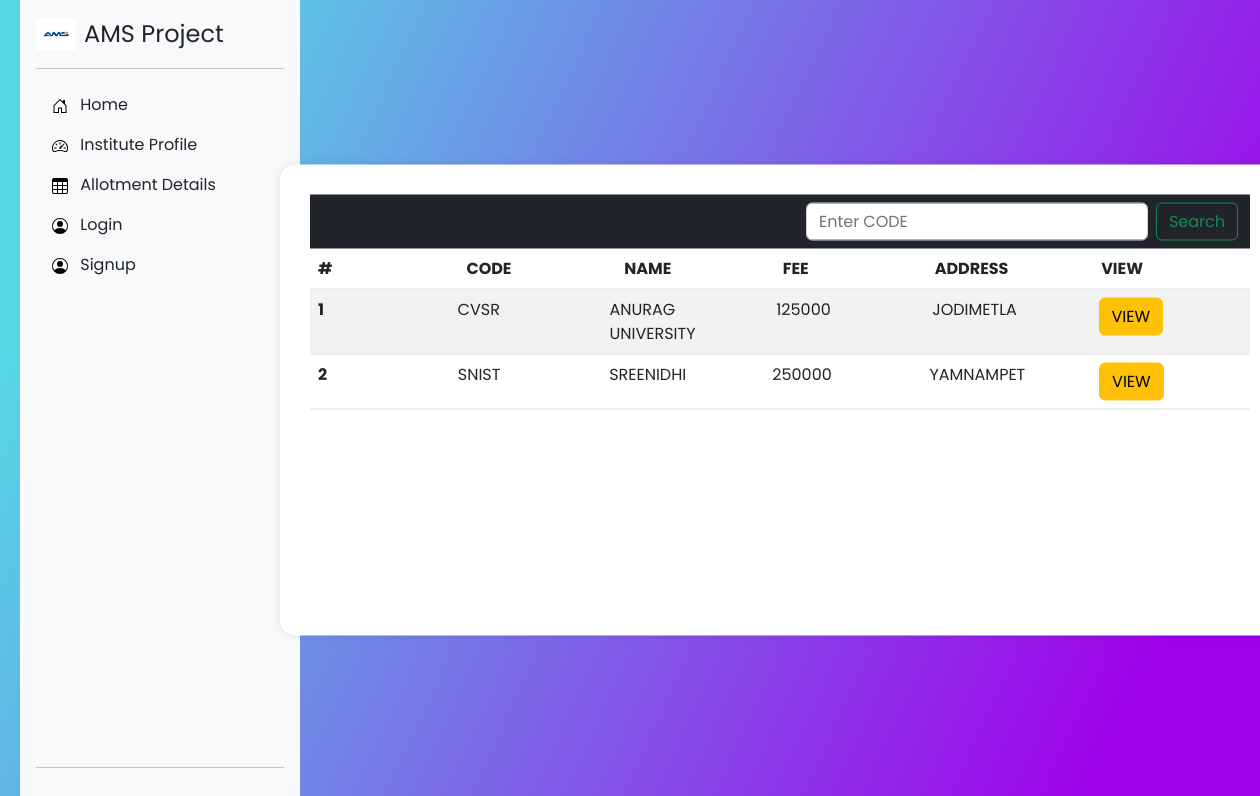
The app's page /institutions, older data.
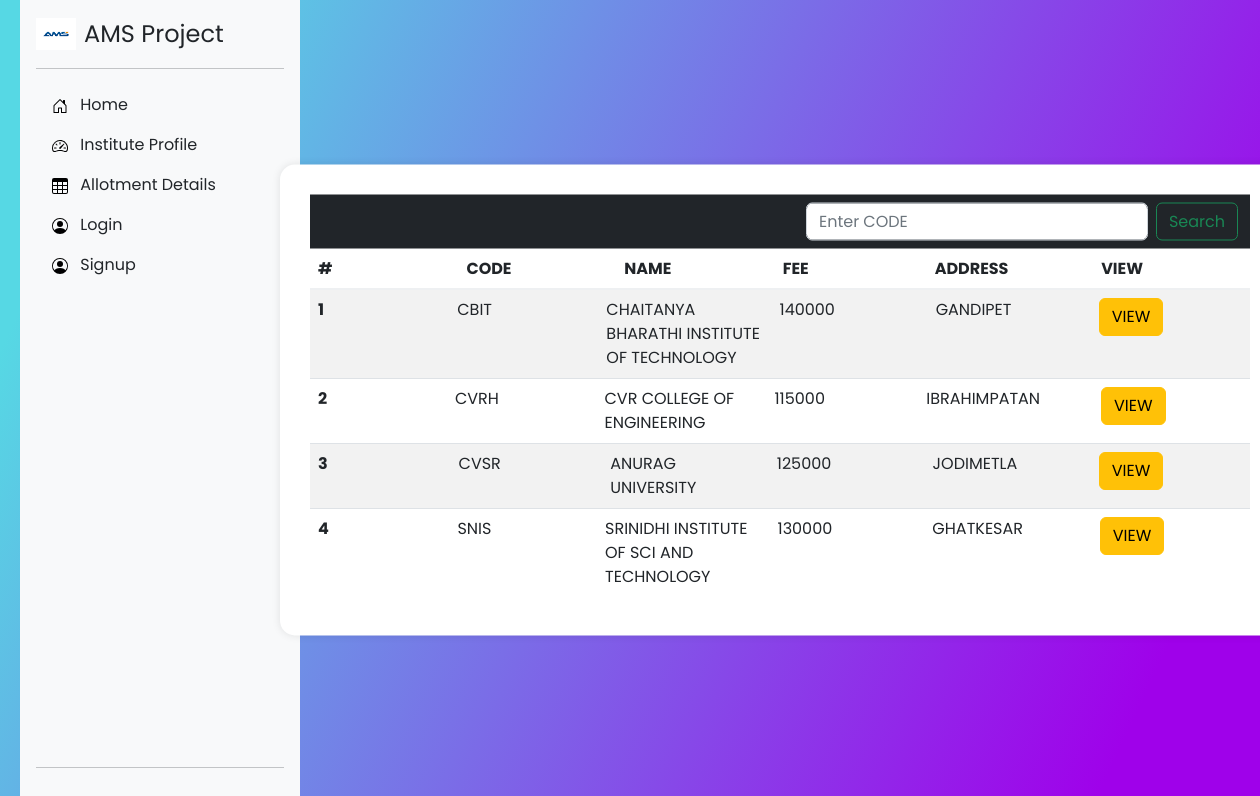
The same page, newer data.
### app/models.py (models this page shows, shortened)
class Institution(models.Model):
    code=models.CharField(max_length=6)
    name=models.CharField(max_length=50)
    address=models.CharField(max_length=150)
    contact=models.CharField(max_length=10)
    email=models.EmailField()
    website=models.URLField()
    cse=models.IntegerField()
    it=models.IntegerField()
    ece=models.IntegerField()
    eee=models.IntegerField()
    civ=models.IntegerField()
    mec=models.IntegerField()
    fee=models.IntegerField()

### app/views.py (the view)
# urls.py: path('institutions',institute,name='institute'),
def institute(request):
    institution=0
    institutions=Institution.objects.order_by('code')
    if request.method=='POST':
        search=request.POST['search']
        if search!='' and Institution.objects.filter(code=search.upper()):
            institution=Institution.objects.get(code=search.upper())
    return render(request,'institute.html',{"institute":institutions,"i":institution})

### templates/institute.html (shortened to what this page needs)
{%extends 'index.html'%}
{%block nav%}
<!DOCTYPE html>
<html lang="en" dir="ltr">
    <head>
        <link rel="stylesheet" href="style.css" />
    </head>
    <body>
        <div class="center">
            <div class="container" >
                <div class="n">
                    <nav class="navbar navbar-expand-lg navbar-dark bg-dark" aria-label="Offcanvas navbar large">
                        <div class="container-fluid">
                          <div class="offcanvas offcanvas-end text-bg-dark" tabindex="-1" id="offcanvasNavbar2" aria-labelledby="offcanvasNavbar2Label">
                            <div class="offcanvas-body">
                              <ul class="navbar-nav justify-content-end flex-grow-1 pe-3">
                              </ul>
                              <form class="d-flex mt-3 mt-lg-0" role="search" method="post">
                                <input class="form-control me-2" type="search" name="search" placeholder="Enter CODE" aria-label="Search">
                                <button class="btn btn-outline-success" type="submit">Search</button>
                              </form>
                            </div>
                          </div>
                        </div>
                      </nav>
                </div>
                <table class="table table-striped">
                    <thead>
                      <tr>
                        <th scope="col">#</th>
                        <th scope="col">CODE</th>
                        <th scope="col">NAME</th>
                        <th scope="col">FEE</th>
                        <th scope="col">ADDRESS</th>
                        <th scope="col">VIEW</th>
                      </tr>
                    </thead>
                    <tbody class="aa">
                        {%for i in institute%}
                      <tr>
                        <th scope="row">{{forloop.counter}}</th>
                        <td>{{i.code}}</td>
                        <td>{{i.name}}</td>
                        <td>{{i.fee}}</td>
                        <td>{{i.address}}</td>
                        <td><a class="btn btn-warning" href="/view/{{i.id}}">VIEW</a>  </td>
                      </tr>
                      {%endfor%}
                    </tbody>
                  </table>
            </div>
        </div>
    </body>
</html>
{%endblock%}

### templates/index.html (shortened to what this page needs)
{%load static%}
<!doctype html>
<html lang="en">
  <head>
  <link href="{%static 'css/bootstrap.min.css'%}" rel="stylesheet">
    <link href="{%static 'css/sidebars.css'%}" rel="stylesheet">
  </head>
  <body>
<main class="d-flex flex-nowrap">
  <div class="d-flex flex-column flex-shrink-0 p-3 bg-light" style="width: 280px;">
      <a href="/" class="d-flex align-items-center mb-3 mb-md-0 me-md-auto link-dark text-decoration-none">
        <img  class="bi pe-none me-2" width="40" height="32" src="{%static 'ams.png'%}" alt="" srcset="">
        <span class="fs-4">AMS Project</span>
      </a>
    <hr>
    <ul class="nav nav-pills flex-column mb-auto">
      <li class="nav-item">
        <a href="/" class="nav-link  link-dark nn" aria-current="page">
          <svg class="bi pe-none me-2" width="16" height="16"><use xlink:href="#home"/></svg>
          Home
        </a>
      </li>
      <li>
        <a href="/institutions" class="nav-link link-dark nn ">
          <svg class="bi pe-none me-2" width="16" height="16"><use xlink:href="#speedometer2"/></svg>
          Institute Profile
        </a>
      </li>
      <li>
        <a href="/allotments" class="nav-link link-dark nn" >
          <svg class="bi pe-none me-2" width="16" height="16"><use xlink:href="#table"/></svg>
          Allotment Details
        </a>
      </li>
      {%if request.user.is_authenticated%}
      <li>
        <a href="/student/{{user.id}}" class="nav-link link-dark nn">
          <svg class="bi pe-none me-2" width="16" height="16"><use xlink:href="#grid"/></svg>
          Apply
        </a>
      </li>
      {%else%}
      <li>
        <a href="/accounts/login" class="nav-link link-dark nn">
          <svg class="bi pe-none me-2" width="16" height="16"><use xlink:href="#people-circle"/></svg>
          Login
        </a>
      </li>
      <li>
        <a href="/signup" class="nav-link link-dark nn">
          <svg class="bi pe-none me-2" width="16" height="16"><use xlink:href="#people-circle"/></svg>
          Signup
        </a>
      </li>
      {%endif%}
    </ul>
    <hr/>
    {%if request.user.is_authenticated%}
    <div class="dropdown">
      <a href="#" class="d-flex align-items-center link-dark text-decoration-none dropdown-toggle" data-bs-toggle="dropdown" aria-expanded="false">
        <img src="{%static 'profile.jpg'%}" alt="" width="32" height="32" class="rounded-circle me-2">
        <strong>{{user.username}}</strong>
      </a>
      <ul class="dropdown-menu text-small shadow">
        <li><a class="dropdown-item" href="/profile">Profile</a></li>
        <li><a class="dropdown-item" href="/student/{{user.id}}">Apply</a></li>
        <li><hr class="dropdown-divider"></li>
        <li><a class="dropdown-item" href="/logout">Sign out</a></li>
      </ul>
    </div>
  </div>
   {%else%}
</div>
  {%endif%}
{%block nav%}{%endblock%}
</main>
  </body>
</html>

### static/css/sidebars.css (style rules this page uses)
body { min-height: 100vh; min-height: -webkit-fill-available; }
html { height: -webkit-fill-available; }
main { height: 100vh; height: -webkit-fill-available; max-height: 100vh; overflow-x: auto; overflow-y: hidden; }

### static/css/style.css (style rules this page uses)
td { width: 150px; height: 30px; }

### templates/index.html (style rules this page uses)
* { margin: 0; padding: 0; outline: none; box-sizing: border-box; font-family: "Poppins", sans-serif; }
body { height: 100vh; width: 100%; background: linear-gradient(115deg, #56d8e4 10%, #9f01ea 90%); }
main { margin-left:20px; }

### templates/institute.html (style rules this page uses)
* { margin: 0; padding: 0; outline: none; box-sizing: border-box; font-family: "Poppins", sans-serif; }
body { height: 100vh; width: 100%; background: linear-gradient(115deg, #56d8e4 10%, #9f01ea 90%); }
.show-btn, .container { position: absolute; top: 50%; left: 50%; transform: translate(-50%, -50%); }
.container { margin-left: 150px; background: #fff; width: 1000px; padding: 30px; border-radius: 15px; box-shadow: 0 0 8px rgba(0, 0, 0, 0.1); }
td,th { width: 200px; }
.container form { margin-top: -20px; }
.aa { display: block; height: 300px; overflow-y: auto; float: left; }
tr { display: block; }

Row changes from the older to the newer data that the page shows:
added Institution: code "CBIT", name "CHAITANYA BHARATHI INSTITUTE OF TECHNOLOGY", fee "140000", address "GANDIPET"
added Institution: code "CVRH", name "CVR COLLEGE OF ENGINEERING", fee "115000", address "IBRAHIMPATAN"
changed Institution: code "SNIST" → "SNIS"; name "SREENIDHI" → "SRINIDHI INSTITUTE OF SCI AND TECHNOLOGY"; fee "250000" → "130000"; address "YAMNAMPET" → "GHATKESAR"
